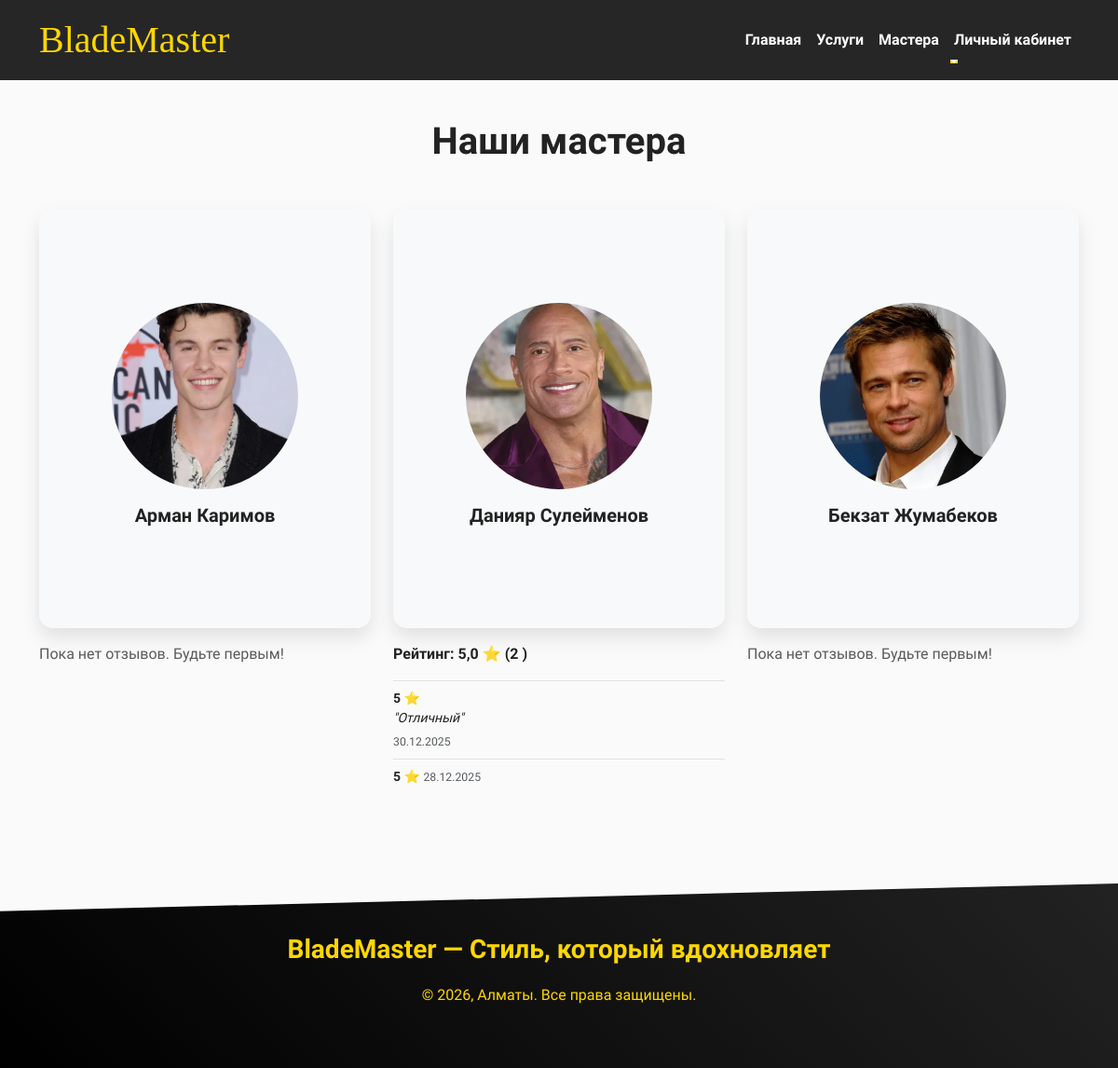
Page /masters/ on the committed database.
### core/models.py (models this page shows, shortened)
class Master(models.Model):
    full_name = models.CharField("ФИО мастера", max_length=100)
    description = models.TextField("Описание / о себе", blank=True)
    photo = models.ImageField("Фотография мастера", upload_to='masters/', blank=True, null=True)
    class Meta:
        verbose_name = "Мастер"
        verbose_name_plural = "Мастера"
    def get_reviews(self):
        return Review.objects.filter(appointment__master=self).order_by('-created_at')
    def average_rating(self):
        reviews = self.get_reviews()
        if reviews.exists():
            return round(sum(r.rating for r in reviews) / reviews.count(), 1)
        return 0.0
    def reviews_count(self):
        return self.get_reviews().count()

class Review(models.Model):
    appointment = models.OneToOneField(Appointment, on_delete=models.CASCADE, related_name='review')
    rating = models.IntegerField("Оценка (1-5)", choices=[(1, '1'), (2, '2'), (3, '3'), (4, '4'), (5, '5')])
    comment = models.TextField("Отзыв", blank=True)
    created_at = models.DateTimeField("Дата отзыва", auto_now_add=True)
    class Meta:
        verbose_name = "Отзыв"
        verbose_name_plural = "Отзывы клиентов"

### core/views.py (the view)
# urls.py: path('masters/', views.masters, name='masters'),
def masters(request):
    masters = Master.objects.all()
    return render(request, "core/masters.html", {"masters": masters})

### core/templates/core/masters.html (shortened to what this page needs)
{% extends 'base.html' %}
{% block content %}
<div class="container my-5">
    <h1 class="text-center mb-5 fw-bold" data-aos="fade-down">Наши мастера</h1>
    <div class="row justify-content-center">
        {% for master in masters %}
        <div class="col-md-6 col-lg-4 mb-5" data-aos="slide-up">
            <div class="flip-card" style="height: 450px;">
                <div class="flip-card-inner">
                    <div class="flip-card-front d-flex flex-column justify-content-center align-items-center bg-light">
                        {% if master.photo %}
                        <img src="{{ master.photo.url }}" class="rounded-circle mb-3"
                            style="width: 200px; height: 200px; object-fit: cover;" alt="{{ master.full_name }}">
                        {% else %}
                        <img src="https://via.placeholder.com/200?text=Мастер" class="rounded-circle mb-3">
                        {% endif %}
                        <h5 class="fw-bold">{{ master.full_name }}</h5>
                    </div>
                    <div
                        class="flip-card-back d-flex flex-column justify-content-center align-items-center text-white p-4">
                        <h5 class="fw-bold mb-3">{{ master.full_name }}</h5>
                        <p class="text-center flex-grow-1">{{ master.description }}</p>
                        <a href="#" class="btn btn-primary">Записаться к мастеру</a>
                    </div>
                </div>
            </div>
            <div class="mt-3">
    {% if master.reviews_count > 0 %}
        <p class="fw-bold">Рейтинг: {{ master.average_rating|floatformat:1 }} ⭐ ({{ master.reviews_count }} {{ master.reviews_count|pluralize:"отзыв,отзыва,отзывов" }})</p>
        <div class="small">
            {% for review in master.get_reviews|slice:":3" %}
            <div class="border-top pt-2 mb-2">
                <strong>{{ review.rating }} ⭐</strong>
                {% if review.comment %}
                <p class="mb-1"><em>"{{ review.comment }}"</em></p>
                {% endif %}
                <small class="text-muted">{{ review.created_at|date:"d.m.Y" }}</small>
            </div>
            {% endfor %}
        </div>
    {% else %}
        <p class="text-muted">Пока нет отзывов. Будьте первым!</p>
    {% endif %}
</div>
        </div>
        {% empty %}
        <p class="text-center">Мастеров пока нет.</p>
        {% endfor %}
    </div>
</div>
{% endblock %}

### core/templates/base.html (style rules this page uses)
body { font-family: 'Urbanist', sans-serif; background-color: #fafafa; color: #222; overflow-x: hidden; padding-top: 80px; }
.btn-primary { background: linear-gradient(45deg, #ffd700, #d4af37); border: none; font-weight: 700; box-shadow: 0 4px 10px rgba(255, 215, 0, 0.3); transition: transform 0.2s; }

### core/templates/core/masters.html (style rules this page uses)
.flip-card { perspective: 1000px; border-radius: 15px; box-shadow: 0 10px 20px rgba(0, 0, 0, 0.1); }
.flip-card-inner { position: relative; width: 100%; height: 100%; text-align: center; transition: transform 0.8s; transform-style: preserve-3d; }
.flip-card-front, .flip-card-back { position: absolute; width: 100%; height: 100%; backface-visibility: hidden; border-radius: 15px; }
.flip-card-back { transform: rotateY(180deg); background: linear-gradient(45deg, #ffd700, #d4af37); color: #000; }

### rows in the picture
Master: photo (picture), full_name "Арман Каримов", shows "Пока нет отзывов. Будьте первым!"
Master: photo (picture), full_name "Данияр Сулейменов", average_rating "5,0", reviews_count "2"
Review: rating "5", comment "Отличный", created_at "30.12.2025"
Review: rating "5", created_at "28.12.2025"
Master: photo (picture), full_name "Бекзат Жумабеков", shows "Пока нет отзывов. Будьте первым!"
